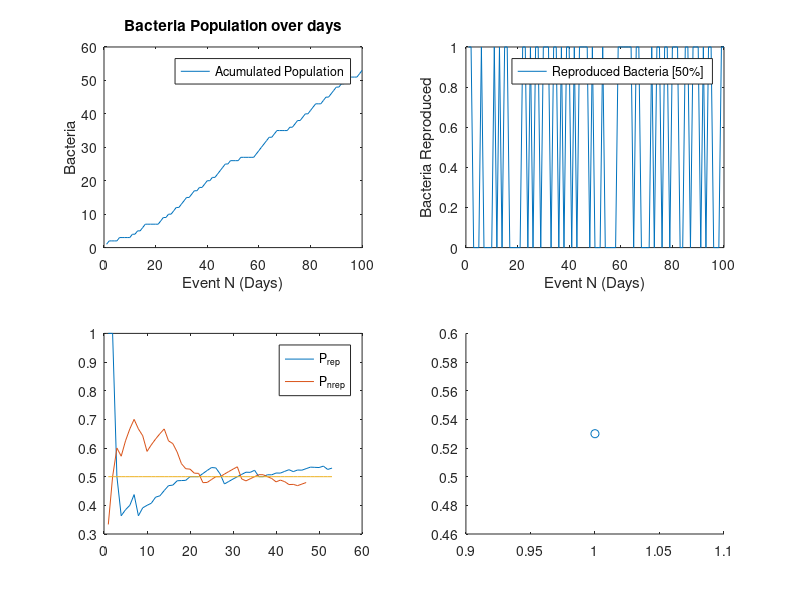

Recreate this plot in MATLAB.
%% Actividad 1
%Metodos estocasticos; Equipo 3
%El siguiente MATLAB_SCRIPT, simula el crecimiento poblacional de una
%bacteria que cada dia tiene una probabilidad de sumar una bacteria a su
%poblacion de 50%. El numero de iteraciones que se les da a las bacterias
%para reproducirse es "N" y el experimento se realiza "n" veces. 
clear ;
clc
%% Define General Parameters
N=100;             %Number of events
n=1;               %Number of experiments
MS=linspace(1,N,N); %Muestral space
Exval=zeros(n,1);   %Calculation for expected value
P=1/2 ;              %Probability for plot. 
    
%% Random Sampling 
for jj=1:n
    E=zeros(N,1);       %Preallocate population
    Acum=zeros(N,1);    %Preallocate Acumulated
    re=0;               %Reproduced Event
    nre=0;              %Non Reproduced event
    cre=1;              %Counter pointer
    cnre=1;             %Counter pointer
    
    for j=1:N
        gen=round(rand);%Determine if a bacteria was generated(1) or no (0)
        if gen==1
            re=re+1;            %Count reproduction
            E(j)=1;             %Event j = 1 birth. 
            P_re(cre)=re/j;     %Probability of reproduction happening.
            Acum(j)=sum(E);     %Calculate the total number of bacteria in population.
            cre=cre+1;
            
        elseif gen==0
            nre=nre+1;              %Count non reproduction
            E(j)=0;                 %Event's value for j iteration.
            P_nre(cnre)=nre/j;      %Probability of non reproduction on j iteration.
            Acum(j)=sum(E);         %Calculate the total number of bacteria in population.
            cnre=cnre+1;
            
        end
    end
    Exval(jj)=1*sum(E)/N;         %Expected value of a single population sim. 
end

E_Valn=sum(Exval)/n;        %Repeating the population grouwth n times

%% Print Results
fprintf("Your expected value over %1.0f iterations of the experiment of %1.0f events is: %1.6f \n",n,N,E_Valn)

%% Visualization
subplot(2,2,1)
plot(MS,Acum)
title("Bacteria Population over days")
xlabel("Event N (Days)")
ylabel("Bacteria")
legend("Acumulated Population")
hold on

subplot(2,2,2)
plot(MS,E)
xlabel("Event N (Days)")
ylabel("Bacteria Reproduced")
legend("Reproduced Bacteria [50%]")
hold on

subplot(2,2,3)
title("Probabilities of events")
plot([1:length(P_re)],P_re,[1:length(P_nre)],P_nre)
hold on
plot([1:length(P_re)],ones(length(P_re),1).*P)
legend("P_{rep}","P_{nrep}")
hold on

subplot(2,2,4)
title("Expected Value")
scatter(linspace(1,n,n),Exval,"o")
hold off